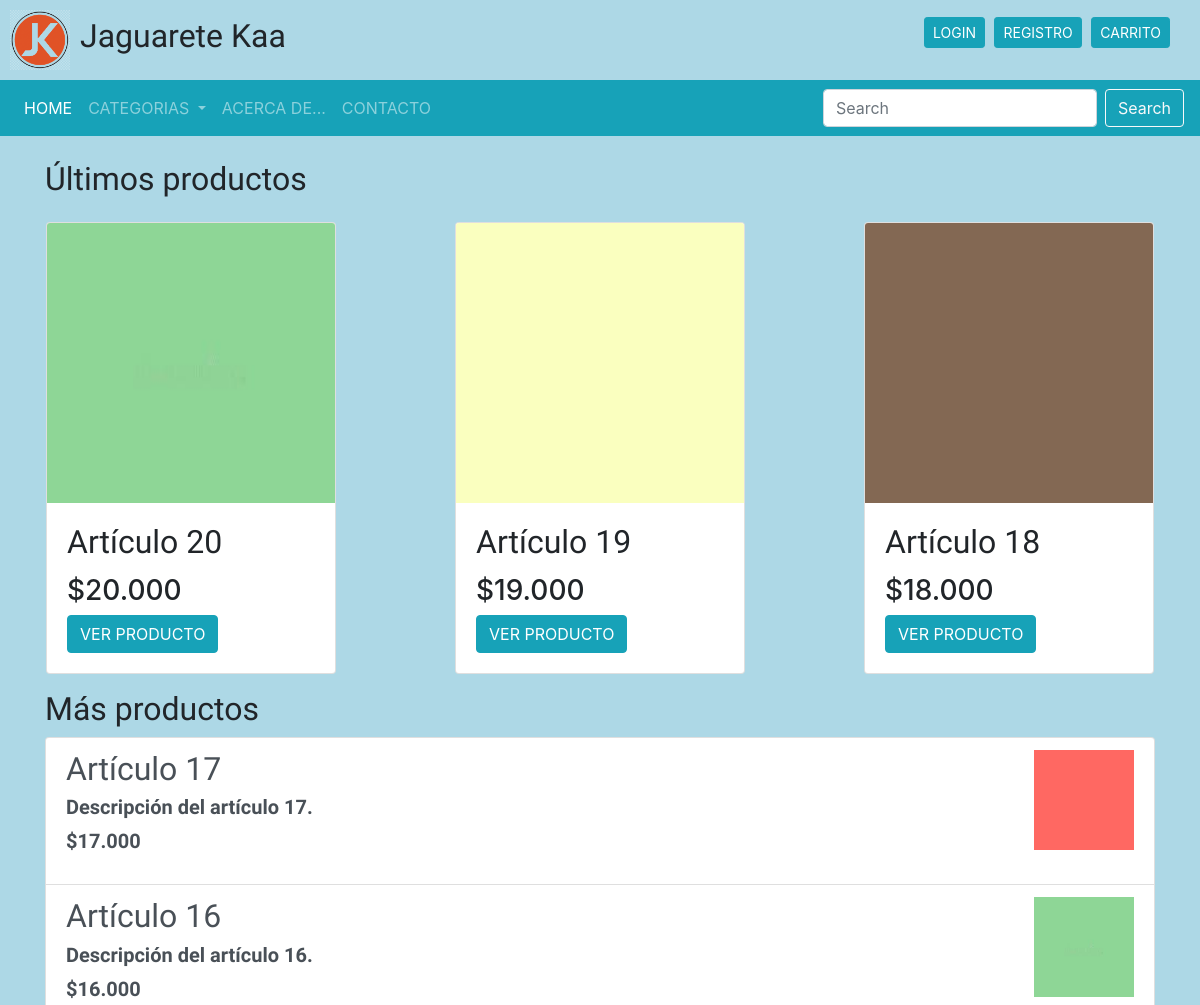
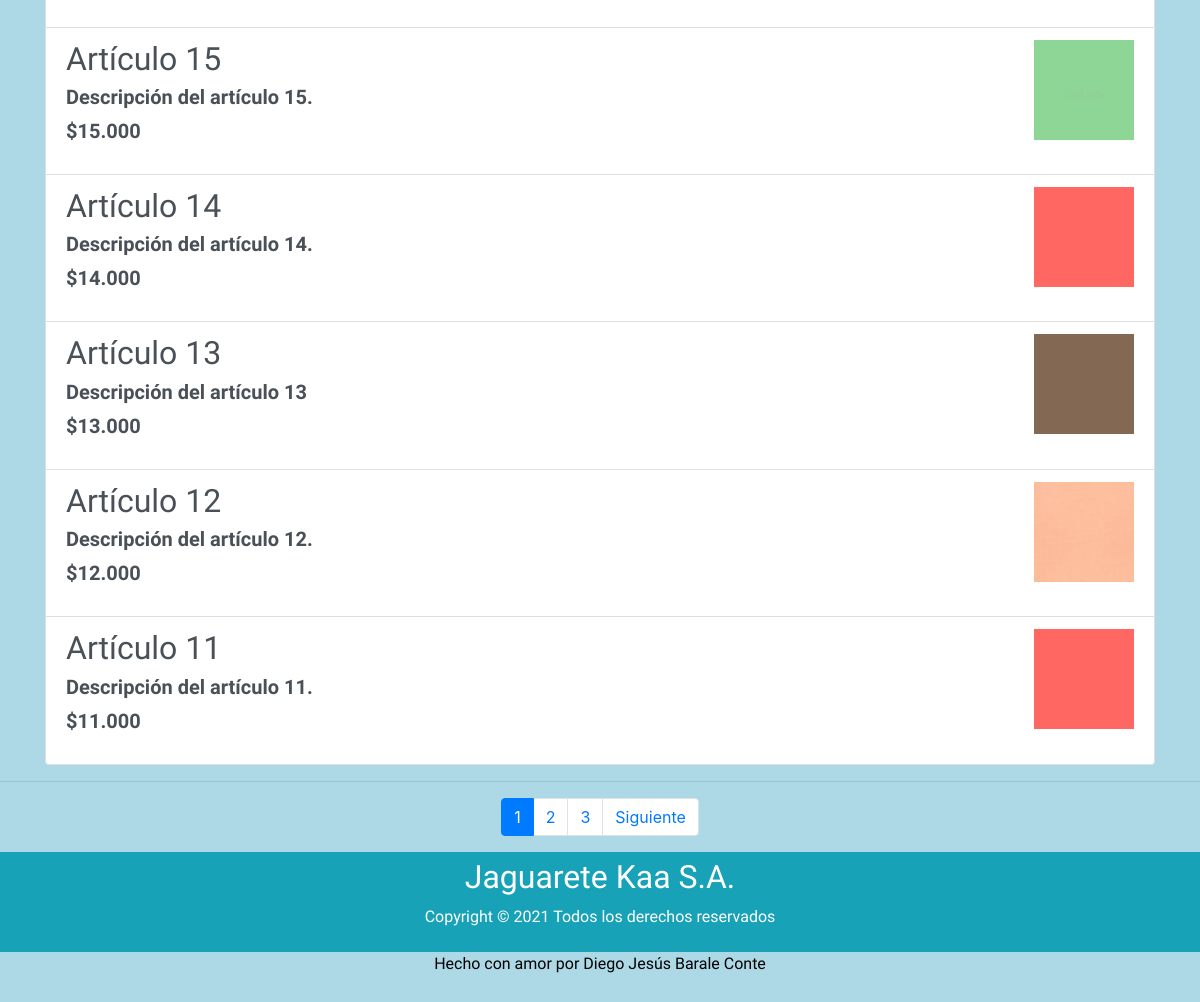
The page / on the database its author committed (2 pictures, top to bottom).
### APP_PRODUCTOS/models.py (models this page shows, shortened)
class Producto(models.Model):
    titulo = models.CharField(max_length=100)
    imagen = models.ImageField(upload_to="productos", null="True")
    descripcion = models.TextField()
    precio = models.IntegerField()
    categoria = models.ForeignKey(Categoria, on_delete=models.PROTECT)
    subtotal = models.IntegerField(default=0)

### APP_PRINCIPAL/views.py (the view)
# urls.py: path('', views.principal, name='principal'),
def principal(request):
    tres_productos = Producto.objects.all().order_by("-id")[0:3]
    resto_productos = Producto.objects.all().order_by("-id")[3:]
    page = request.GET.get('page', 1)
    try:
        paginator = Paginator(resto_productos, 7)
        resto_productos = paginator.page(page)
    except:
        raise Http404
    data = {
            'tres_productos': tres_productos,
            'entity': resto_productos,
            'paginator': paginator,
            'page': request.GET.get('page', 1),
            }
    return render(request, './principal.html', data)

### APP_CARRITO/context_processor.py (called while the page is built)
def importe_total_carrito(request):
    total = 0
    if 'carrito' in request.session:
        for key, value in request.session["carrito"].items():
            total = total + (int(value["subtotal"]))
    return { "importe_total_carrito":total }

### APP_PRINCIPAL/templates/principal.html (shortened to what this page needs)
{% extends 'layout.html'%}
{% block cuerpo %}
{% load humanize %}
<br>
<div class="container">
	{% if page == '1' or page == 1 %}
	<h2>Últimos productos</h2>
	<div class="row d-flex justify-content-between">
		{% for producto in tres_productos %}
		<div class="card m-3 imagen">
			<img src="{{ producto.imagen.url }}" class="card-img-top" alt="{{ producto.titulo }}" style="height: 280px;width: 18rem;">
			<div class="card-body">
				<h2 class="card-title">{{ producto.titulo | capfirst}}</h2>
				<h3>${{ producto.precio | intcomma }}</h3>
				<a href="{% url 'visualizar' producto.id %}" class="btn btn-info">VER PRODUCTO</a>
			</div>
		</div>
		{% endfor %}
	</div>
	{% endif %}
	<h2>Más productos</h2>
	<div class="list-group">
		{% for producto in entity %}
		<a href="{% url 'visualizar' producto.id %}" class="list-group-item list-group-item-action ">
			<div class="d-flex w-100 justify-content-between">
				<div class="detalle">
					<h2 class="mb-1">{{ producto.titulo }}</h2>
					<p class="mb-1">{{ producto.descripcion }}</p>
					<p>${{ producto.precio | intcomma }}</p>
				</div>
				<img src="{{ producto.imagen.url }}" alt="{{ producto.titulo }}" style="width:100px; height:100px;">
			</div>
		</a>
		{% endfor %}
	</div>
</div>
<hr>
<div class="paginator">
	{% include 'paginator.html' %}
</div>
{% endblock %}

### templates/layout.html (shortened to what this page needs)
<!DOCTYPE html>
<html lang="es">
	<head>
		<link rel="stylesheet" href="https://cdn.jsdelivr.net/npm/bootstrap@4.6.0/dist/css/bootstrap.min.css">
		{% load static %}
		<link rel="stylesheet" href="{% static 'css/estilos.css'%}">
	</head>
	<body>
		<header>
			<div class="contenedor-logo">
				<a href="{% url 'principal' %}">
					<img src="{% static 'img/logo.png' %}" alt="Logo" class="logo">
				</a>
				<h2 id="titulo">Jaguarete Kaa</h2>
			</div>
			<div class="botones-login">
				<nav>
					<ul>
						{% if user.is_authenticated %}
						<li>@{{ user.username }}</li>
						<li><a href="{% url 'logout'%}?next={{request.path}}" class="btn btn-info btn-sm">DESCONECTAR</a></li>
						{% else %}
						<li><a href="{% url 'login'%}?next={{request.path}}" class="btn btn-info btn-sm">LOGIN</a></li>
						<li><a href="{% url 'registro' %}" class="btn btn-info btn-sm">REGISTRO</a></li>
						{% endif %}
						{% if perms.APP_PRODUCTOS.change_producto %}
						{% else %}
						<li><a href="{% url 'carrito' %}" class="btn btn-info btn-sm">CARRITO</a></li>
						{% endif %}
					</ul>
				</nav>
			</div>
		</header>
		<div id="menu">
			<nav class="navbar navbar-expand-lg navbar-dark bg-info">
				<div class="collapse navbar-collapse" id="navbarSupportedContent">
					<ul class="navbar-nav mr-auto">
						<li class="nav-item {% if request.path == '/' %}active{% endif %}">
							<a class="nav-link" href="{% url 'principal' %}">HOME</a>
						</li>
						<li class="nav-item dropdown">
							<a class="nav-link dropdown-toggle" href="#" id="navbarDropdown" role="button" data-toggle="dropdown" aria-haspopup="true" aria-expanded="false">
								CATEGORIAS
							</a>
						</li>
						<li class="nav-item {% if request.path == '/acerca/' %}active{% endif %}">
							<a class="nav-link" href="{% url 'acerca_de' %}">ACERCA DE...</a>
						</li>
						<li class="nav-item">
							<a class="nav-link" href="mailto:jaguarete@gmail.com">CONTACTO</a>
						</li>
					</ul>
					<form method="GET" action="{% url 'buscar' %}" class="form-inline my-2 my-lg-0">
						<input class="form-control mr-sm-2" type="search" placeholder="Search" aria-label="Search" name="buscar">
						<button class="btn btn-outline-light my-2 my-sm-0" type="submit">Search</button>
					</form>
				</div>
			</nav>
		</div>
		<div id="contenido">
			{% block cuerpo %} {% endblock %}
		</div>
		<footer>
			<div class="empresa">
				<h2>Jaguarete Kaa S.A.</h2>
				<p>Copyright © 2021 Todos los derechos reservados</p>
			</div>
			<div class="autor">
				<p>Hecho con amor por Diego Jesús Barale Conte</p>
			</div>
		</footer>
	</body>
</html>

### APP_PRINCIPAL/templates/paginator.html (shortened to what this page needs)
{% if paginator.num_pages > 1%}
<div class="d-flex justify-content-center">
    <ul class="pagination">
        {% for page in paginator.page_range %}
            {% if page < 7 or page == entity.number %}
            <li class="page-item {% if page == entity.number %}active{% endif %}">
                <a class="page-link" href="?page={{ page }}#pagtable">{{ page }}</a>
            </li>
            {% endif %}
        {% endfor %}
        {% if entity.has_next %}
            <li class="page-item d-none d-sm-block">
                <a class="page-link" href="?page={{ entity.next_page_number }}#pagtable">Siguiente</a>
            </li>
        {% endif %}
    </ul>
</div>
{% endif %}

### APP_PRINCIPAL/static/css/estilos.css (style rules this page uses)
* { margin: 0; padding: 0; }
h2 { font-family: 'Akaya Kanadaka', cursive; }
#titulo { font-family: 'Rock Salt', cursive; }
.detalle { font-size: 1.25rem; font-weight: bold; }
p { font-family: 'Merienda', cursive; }
body { background-color: lightblue; background-image: url("https://encrypted-tbn0.gstatic.com/images?q=tbn:ANd9GcSINSPx7xQ7vlQMbqUIRL9phcjY9re3D-oV2A&usqp=CAU"); background-repeat: no-repeat; background-size: cover; }
header { width: 100%; height: auto; background-color: lightblue; display: flex; }
header > div { width: 50%; }
.logo { width: 60px; margin: 10px; }
.contenedor-logo { display: flex; align-items: center; }
nav { height: 100%; display: flex; justify-content: flex-end; align-items: center; }
nav > ul { margin-right: 30px }
nav > ul > li { display: inline; margin-left: 5px; }
#contenido { min-height: calc(100vh - 290px); }
footer { height: 150px; color: white; background-color: lightblue; }
footer > .empresa { width: 100%; height: 100px; background-color: #17a2b8; display: flex; flex-direction: column; justify-content: center; align-items: center; }
footer > .autor { color: black; text-align: center; }

### rows shown on the page
Producto: imagen (picture), titulo "Artículo 20", precio "20.000"
Producto: imagen (picture), titulo "Artículo 19", precio "19.000"
Producto: imagen (picture), titulo "Artículo 18", precio "18.000"
Producto: titulo "Artículo 17", descripcion "Descripción del artículo 17.", precio "17.000", imagen (picture)
Producto: titulo "Artículo 16", descripcion "Descripción del artículo 16.", precio "16.000", imagen (picture)
Producto: titulo "Artículo 15", descripcion "Descripción del artículo 15.", precio "15.000", imagen (picture)
Producto: titulo "Artículo 14", descripcion "Descripción del artículo 14.", precio "14.000", imagen (picture)
Producto: titulo "Artículo 13", descripcion "Descripción del artículo 13", precio "13.000", imagen (picture)
Producto: titulo "Artículo 12", descripcion "Descripción del artículo 12.", precio "12.000", imagen (picture)
Producto: titulo "Artículo 11", descripcion "Descripción del artículo 11.", precio "11.000", imagen (picture)

### other values the page prints
{{ page }} "1" "2" "3"
